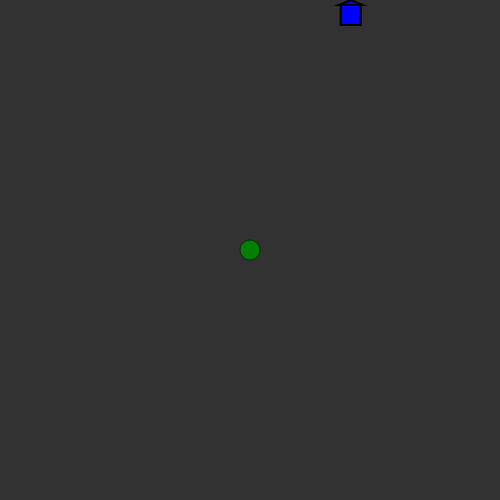
Frame 1 (no input)
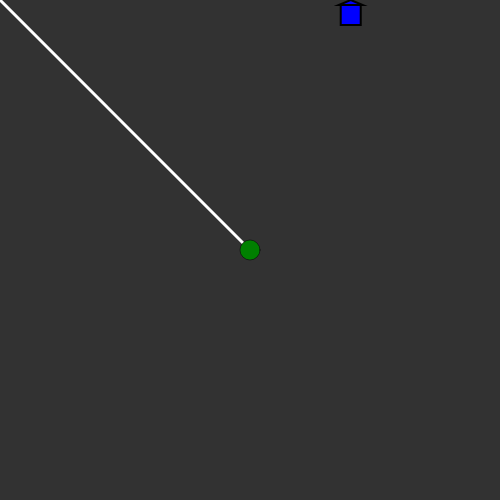
Frame 2 (the mouse pressed at the canvas centre, redrawn once)

The p5.js sketch that drew these frames (run headless with seeded random() and noise() and a simulated clock; the mouse was pressed at the canvas centre and the sketch redrawn once):

// p5.js sketch
// ── sketch.js
// Developed by Darius Alasu
// 
// UIC ART 150 Assignment 1
//
// This project explores different aspects of P5.js.
// This is a game which the player draws lines to guide the correct ball
// into the "endzone". The purpose of this project is to explore different
// functions and different inputs in order to create a visual and
// interactive game.

// GLOBAL VARIABLES - CUSTOM CHANGES
let staRadius = 10;
let screenW = 500;
let screenH = 500;

class Ball {
  // constructor:
  // Creates instance of ball object, storing ball information provided in parameters
  constructor(r, xp, yp, id) {
    this._radius = r;
    this._xPos = xp;
    this._yPos = yp;
    this._xSpeed = 0;
    this._ySpeed = 0;
    this._id = id;
    
    switch(id) {
      case 1: // Green ball
        this._color = 'green';
        break;
      case 2: // Red ball
        this._color = 'red';
        break;
    } // End of switch case
    
    while(abs(this._xSpeed) < 1) {
      this._xSpeed = random(-5, 5);
    }
    while(abs(this._ySpeed) < 1) {
      this._ySpeed = random(-5, 5);
    }
  } // End of constructor
  
  // draw:
  // Method to draw and display ball object
  draw() {
    stroke(0);
    strokeWeight(0.5);
    ellipseMode(RADIUS);
    fill(this._color);
    ellipse(this._xPos, this._yPos, this._radius);
  } // End of draw
  
  // move:
  // Method to move ball object
  // End of class Ball
  move() {
    let velocity = createVector(this._xSpeed, this._ySpeed); // Velocity vector
    
    // Check if ball is hitting house and determine game outcome
    if(createVector(this._xPos-house.getXPos(), this._yPos-house.getYPos()).mag() < 
       (1.5 * staRadius) + velocity.mag()) {
      switch(this._id) {
        case 1: // Green Ball (player wins)
          console.log("Player wins!\nPress 'enter' to continue");
          level++;
          break;
        case 2: // Red Ball (player loses)
          console.log("Player loses :(\nPress 'enter' to continue");
          level = 1;
          break;
      }
      endOfLevel = true;
      noLoop();
      return;
    }
    
    // Check if ball is hitting walls and invert direction
    if(this._xPos > width - staRadius || this._xPos < staRadius) {
      this._xSpeed *= -1;
    }
    if(this._yPos > height - staRadius || this._yPos < staRadius) {
      this._ySpeed *= -1;
    }
    
    // Loop through each line
    for(let i = 0; i < lines.length; i++) {
      // Vectors of ends of line
      let vLine1 = createVector(lines[i].getX1(), lines[i].getY1());
      let vLine2 = createVector(lines[i].getX2(), lines[i].getY2());
      
      let a = (vLine2.y - vLine1.y); // Change in y
      let b = (vLine2.x - vLine1.x); // Change in x
      if(a/b > 0) {
        b = abs(b);
      } else {
        b = -1*abs(b);
      }
      a = abs(a);
      let c = (vLine2.y * b) - (vLine2.x * a);
      
      // Find Distance d between ball and line
      let d = abs((a*this._xPos) - (b*this._yPos) + c)/(sqrt(sq(a) + sq(b)));

      // Find min and max of line ends
      let minX = min(vLine1.x, vLine2.x);
      let minY = min(vLine1.y, vLine2.y);
      let maxX = max(vLine1.x, vLine2.x);
      let maxY = max(vLine1.y, vLine2.y);
      
      // Ensure edge of ball is hitting line and not projection of line
      if(minX-staRadius <= this._xPos && this._xPos <= maxX+staRadius &&
         minY-staRadius <= this._yPos && this._yPos <= maxY+staRadius) {
        if(d < staRadius + velocity.mag()) {
          // Adjust so ball doesn't get suck in wall
          this._xPos -= 2*this._xSpeed;
          this._yPos -= 2*this._ySpeed;
          
          let ballPos = createVector(this._xPos, this._yPos); // Ball position vector
          
          // Vector for initial direction ball is travelling
          let initialDir = createVector(ballPos.x-velocity.x*10, ballPos.y-velocity.y*10);
          
          // Vector orthogonal to line
          let lineNormal = (vLine2.copy().sub(vLine1)).normalize(); // Normal vector of line
          let lambda = (ballPos.copy().sub(vLine1)).dot(lineNormal); // Scalar of orthogonal
          let linePos = lineNormal.copy().mult(lambda).add(vLine1); // Vector of line position
          
          // Calculate line normal
          let lineDelta = (vLine2.copy().sub(vLine1)).normalize();
          let normal = createVector(-lineDelta.y, lineDelta.x);
          
          // Calculate reflection of initial velocity
          //let initVel = createVector(velocity.x, velocity.y);
          let vNorm = createVector(linePos.x-normal.x*100, linePos.y-normal.y*100);
          let finalVel = velocity.copy();
          finalVel.reflect(normal.copy());

          //console.log("normal: " + normal.x + ", " + normal.y);
          //console.log("vNorm: " + vNorm.x + ", " + vNorm.y);
          //console.log("ballPos: " + ballPos.x + ", " + ballPos.y);
          //console.log("speed: " + this.xSpeed + ", " + this.ySpeed);
          //console.log("finalVel: " + finalVel.x + ", " + finalVel.y);

          // Vector for final direction ball is travelling
          let finalDir = createVector(ballPos.x+finalVel.x*10, ballPos.y+finalVel.y*10);
          
          // *** TESTING ***
          //stroke('blue');
          //line(vLine1.x-50, vLine1.y+50, vLine2.x-50, vLine2.y+50);
          //line(vLine1.x+50, vLine1.y-50, vLine2.x+50, vLine2.y-50);
          //stroke('red');
          //line(linePos.x, linePos.y, linePos.x-normal.x*100, linePos.y-normal.y*100);
          //stroke('yellow');
          //line(initialDir.x, initialDir.y, ballPos.x, ballPos.y);
          //stroke('pink');
          //line(ballPos.x, ballPos.y, finalDir.x, finalDir.y);
          
          this._xSpeed = finalVel.x;
          this._ySpeed = finalVel.y;
          //this._xSpeed = 0;
          //this._ySpeed = 0;
          //noLoop();
        }
      }
    }
    
    this._xPos += this._xSpeed;
    this._yPos += this._ySpeed;
    
    if(this._xPos < 0 || this._xPos > screenW) {
      this._xPos = screenW/2;
    }
    if(this._yPos < 0 || this._yPos > screenH) {
      this._yPos = screenH/2;
    }
  } // End of move
} // End of class Ball

class Line {
  // constructor:
  // Creates instance of line, storing coordinates of lines provided
  constructor(x1, y1, x2, y2) {
    this._x1 = x1;
    this._y1 = y1;
    this._x2 = x2;
    this._y2 = y2;
  } // End of constructor
  
  // draw;
  // Draws the line
  draw() {
    stroke(255);
    strokeWeight(3);
    line(this._x1, this._y1, this._x2, this._y2);
  } // End of display
  
  // Getter for x1
  getX1() { return this._x1; } // End of getter for x1
  
  // Getter for y1
  getY1() { return this._y1; } // End of getter for y1
  
  // Getter for x2
  getX2() { return this._x2; } // End of getter for x2
  
  // Getter for y2
  getY2() { return this._y2; } // End of getter for y2
} // End of class Line

class House {
  // constructor:
  // Creates instance of house
  constructor() {
    let rand = random(15, 485);
    switch(int(random(1, 5))) {
      case 1: // Top or bottom
        this._xPos = rand;
        this._yPos = 15;
        break;
      case 2: // Bottom
        this._xPos = rand;
        this._yPos = 485;
        break;
      case 3: // Left
        this._xPos = 15;
        this._yPos = rand;
        break;
      case 4: // Right
        this._xPos = 485;
        this._yPos = rand;
        break;
    }
  } // End of constructor
  
  // draw:
  // Draws the house
  draw() {
    stroke(0);
    strokeWeight(2);
    fill('blue');
    square(this._xPos-staRadius, this._yPos-staRadius, staRadius*2);
    triangle(this._xPos-staRadius-2, this._yPos-staRadius,
             this._xPos+staRadius+2, this._yPos-staRadius,
             this._xPos, this._yPos-(staRadius*1.5));
  } // End of draw
  
  // Getter for xPos
  getXPos() { return this._xPos; } // End of getter for xPos
  
  // Getter for yPos
  getYPos() { return this._yPos; } // End of getter for yPos
} // End of class House

let level; // Game level
let endOfLevel;
let rule;
let opac;

let lines = []; // Array to hold lines
let balls = []; // Array to hold balls
let house; // Variable to hold house (target zone)

let pressing = true;
let tmpMX, tmpMY; // Temporary mouse coordinates

// setup:
// Called at startup.
// Create the canvas, set initial level, and create the ball
function setup() {
  createCanvas(screenW, screenH);
  
  level = 0; // Set starting level to 0, the entry level
  endOfLevel = true;
  opac = 255;
  
  house = new House();
  
  balls = [];
  lines = [];
  
  rules(rule = 1);
} // End of setup

// rules:
// Function to print out rules and explain game using console
// This feature is only available on the p5.js web editor.
function rules(val) {
  background(50); // Create dark grey background
  
  switch(val) {
    case 1:
      balls.push(new Ball(staRadius, screenW/2, screenH/2, 1));
      console.log("Welcome! Here are the rules!"
                  +"\nPress 'h' any time to display rules again."
                  +"\nPress 'space' to skip intro or 'r' to reset the game at any point."
                  +"\nPress 'enter' to continue with rules.");
      noLoop();
      break;
    case 2:
      loop();
      console.log("Do you see the green ball? You have to get that green ball to the blue house."
             +"\nYou can do this by drawing lines for the ball to bounce off of."
             +"\nGo ahead and try drawing a line! Don't block the house though!");
      break;
    case 3:
      balls.push(new Ball(staRadius, 300, 325, 2));
      console.log("Nice! Now, do you see the red ball? Make sure that it does not touch your house."
                 +"\nYou can block the red ball by drawing lines."
                 +"\nBut be careful! You can only draw five lines at once."
                 +"\nThe oldest lines drawn will be deleted first.");
      console.log("Are you ready? Press 'enter' to start the game!");
      noLoop();
      break;
  }
} // End of rules

// drawObjects:
// Function to draw all objects created
function drawObjects() {
  house.draw(); // Draw house
  
  // Draw lines
  for(let i = 0; i < lines.length; i++) {
    lines[i].draw();
  }
  
  // Draw balls
  for(let i = 0; i < balls.length; i++) {
    balls[i].draw();
  }
} // End of drawObjects

// draw:
// Function that loops and plays game.
// Scene will be updated depending on level.
// Ball movement is controlled here.
function draw() {
  background(50); // Set background to dark grey
  
  // Show level number and slowly fade away
  if(level > 0) {
    textAlign(CENTER);
    textSize(90);
    let c = (color(0, 0, 0))
    c.setAlpha(opac -= 0.8);
    fill(c);
    stroke(c);
    text("Level " + level, screenW/2, screenH/2);
  }
  
  // Check if mouse is pressed to draw line
  if(mouseIsPressed === true) {
    // Get coordinates of original mouse position
    if(pressing) {
      tmpMX = pmouseX;
      tmpMY = pmouseY;
      pressing = !pressing;
    }
    // Allows user to see line before letting go of mouse
    (new Line(tmpMX, tmpMY, mouseX, mouseY)).draw();
  } else {
    // Get coordinates of last mouse position and create a line
    if(!pressing) {
      lines.push(new Line(tmpMX, tmpMY, mouseX, mouseY))
      if(lines.length > 5) {
        lines.splice(0, 1);
      }
      pressing = !pressing;
      
      // Intro stage
      if(level == 0 && rule == 2) {
        rules(++rule);
      }
    }
  }
  
  drawObjects();
  
  if(level > 0) {
    for(let i = 0; i < balls.length; i++) {
      balls[i].move();
    }
  }
} // End of draw

// levelGenerator:
// Generates the canvas and object for each level
function levelGenerator() {
  console.log("Starting level " + level + "...");
  
  opac = 255;
  
  house = new House(); // Generate new house
  
  balls = []; // Reset balls array
  lines = []; // Reset lines array
  pressing = true;
  
  balls.push(new Ball(staRadius, screenW/2, screenH/2, 1)); // Generate new good ball
  
  // Generate new bad balls
  for(let i = 0; i < int(level/3); i++) {
    balls.push(new Ball(staRadius, screenW/2, screenH/2, 2));
  }
  
  loop();
} // End of levelGenerator

// keyPressed:
// Event listener and handler is a key is pressed
function keyPressed() {
  switch(key) {
    case 'r': // Reset Game
      console.log("\n\n\n");
      loop();
      setup();
      break;
    case ' ': // Skip intro
      if(level == 0) {
        levelGenerator(++level);
        endOfLevel = false;
      }
      break;
    case 'h': // Help
      console.log("'h': list of commands\n"
                  +"'r': reset game\n"
                  +"'space': skip intro\n"
                  +"'enter': continue to next stage");
      break;
    default: // for keyCodes
      switch(keyCode) {
        case ENTER:
          if(level == 0) {
            if(rule == 1) {
              rules(++rule);
            } else if(rule == 3) {
              levelGenerator(++level);
              endOfLevel = false;
            }
          } else {
            if(endOfLevel) {
              levelGenerator(level);
              endOfLevel = false;
            }
          }
          break;
      }
  }
} // End of keyPressed
